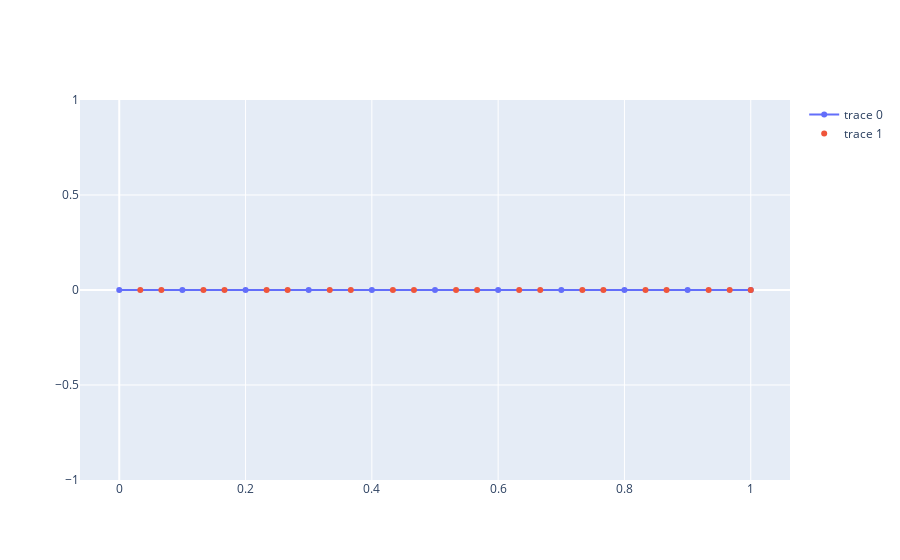

Write notebook code for a chart like this one.
### Markdown cell above
Plot, in orange the high-order nodes, in blue the linear nodes.

### Code cell
fig = go.Figure(data=[
    go.Scatter(x=s, y=np.zeros(s.shape), mode='lines+markers'),
    go.Scatter(x=nodes[n_elements:], y=np.zeros(nodes.shape), mode='markers')
])
plotly.iplot(fig)

### Figure 1 — Plotly figure (JSON) as saved in the notebook; plotly's stock layout.template omitted (floating-point values rounded to 4 significant figures)
{"data": [{"mode": "lines+markers", "type": "scatter", "x": [0, 0.1, 0.2, 0.3, 0.4, 0.5, 0.6, 0.7, 0.8, 0.9, 1], "y": [0, 0, 0, 0, 0, 0, 0, 0, 0, 0, 0]}, {"mode": "markers", "type": "scatter", "x": [1, 0.03333, 0.06667, 0.1333, 0.1667, 0.2333, 0.2667, 0.3333, 0.3667, 0.4333, 0.4667, 0.5333, 0.5667, 0.6333, 0.6667, 0.7333, 0.7667, 0.8333, 0.8667, 0.9333, 0.9667], "y": [0, 0, 0, 0, 0, 0, 0, 0, 0, 0, 0, 0, 0, 0, 0, 0, 0, 0, 0, 0, 0, 0, 0, 0, 0, 0, 0, 0, 0, 0, 0]}], "layout": {}}
